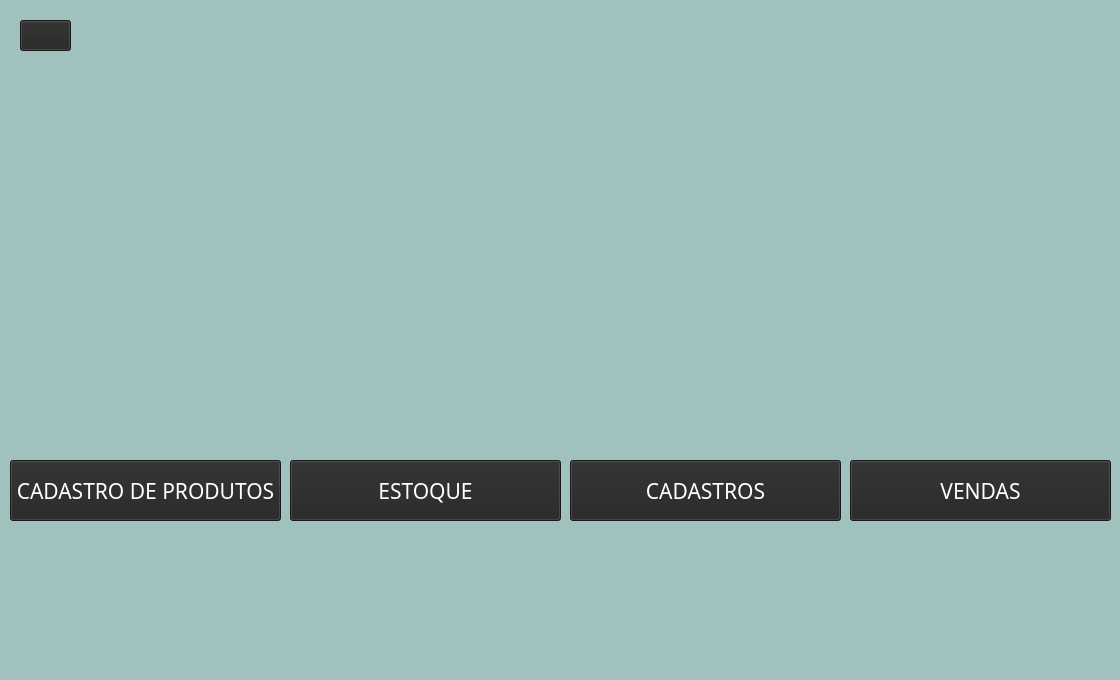
<?xml version="1.0" encoding="UTF-8"?>
<ui version="4.0">
 <class>MainWindow</class>
 <widget class="QMainWindow" name="MainWindow">
  <property name="geometry">
   <rect>
    <x>0</x>
    <y>0</y>
    <width>1120</width>
    <height>680</height>
   </rect>
  </property>
  <property name="windowTitle">
   <string>MainWindow</string>
  </property>
  <property name="styleSheet">
   <string notr="true">background-color: rgb(161, 193, 190);</string>
  </property>
  <widget class="QWidget" name="centralwidget">
   <widget class="QLabel" name="label">
    <property name="geometry">
     <rect>
      <x>280</x>
      <y>-140</y>
      <width>571</width>
      <height>561</height>
     </rect>
    </property>
    <property name="text">
     <string/>
    </property>
    <property name="pixmap">
     <pixmap>C:/Users/964742/Downloads/Meteoro_Calçados_Logo-removebg-preview.png</pixmap>
    </property>
    <property name="scaledContents">
     <bool>true</bool>
    </property>
   </widget>
   <widget class="QPushButton" name="bt_tela_cad">
    <property name="geometry">
     <rect>
      <x>10</x>
      <y>460</y>
      <width>271</width>
      <height>61</height>
     </rect>
    </property>
    <property name="font">
     <font>
      <family>Eras Demi ITC</family>
      <pointsize>16</pointsize>
     </font>
    </property>
    <property name="cursor">
     <cursorShape>PointingHandCursor</cursorShape>
    </property>
    <property name="mouseTracking">
     <bool>false</bool>
    </property>
    <property name="tabletTracking">
     <bool>false</bool>
    </property>
    <property name="styleSheet">
     <string notr="true">background-color: rgb(36, 36, 36);
color: rgb(255, 255, 255);</string>
    </property>
    <property name="text">
     <string>CADASTRO DE PRODUTOS</string>
    </property>
    <property name="autoDefault">
     <bool>false</bool>
    </property>
   </widget>
   <widget class="QPushButton" name="bt_telacadpessoas">
    <property name="geometry">
     <rect>
      <x>570</x>
      <y>460</y>
      <width>271</width>
      <height>61</height>
     </rect>
    </property>
    <property name="font">
     <font>
      <family>Eras Demi ITC</family>
      <pointsize>16</pointsize>
     </font>
    </property>
    <property name="cursor">
     <cursorShape>PointingHandCursor</cursorShape>
    </property>
    <property name="mouseTracking">
     <bool>false</bool>
    </property>
    <property name="tabletTracking">
     <bool>false</bool>
    </property>
    <property name="styleSheet">
     <string notr="true">background-color: rgb(36, 36, 36);
color: rgb(255, 255, 255);</string>
    </property>
    <property name="text">
     <string>CADASTROS</string>
    </property>
    <property name="autoDefault">
     <bool>false</bool>
    </property>
   </widget>
   <widget class="QPushButton" name="bt_estoque">
    <property name="geometry">
     <rect>
      <x>290</x>
      <y>460</y>
      <width>271</width>
      <height>61</height>
     </rect>
    </property>
    <property name="font">
     <font>
      <family>Eras Demi ITC</family>
      <pointsize>16</pointsize>
     </font>
    </property>
    <property name="cursor">
     <cursorShape>PointingHandCursor</cursorShape>
    </property>
    <property name="mouseTracking">
     <bool>false</bool>
    </property>
    <property name="tabletTracking">
     <bool>false</bool>
    </property>
    <property name="styleSheet">
     <string notr="true">background-color: rgb(36, 36, 36);
color: rgb(255, 255, 255);</string>
    </property>
    <property name="text">
     <string>ESTOQUE</string>
    </property>
    <property name="autoDefault">
     <bool>false</bool>
    </property>
   </widget>
   <widget class="QLabel" name="label_2">
    <property name="geometry">
     <rect>
      <x>80</x>
      <y>330</y>
      <width>121</width>
      <height>111</height>
     </rect>
    </property>
    <property name="text">
     <string/>
    </property>
    <property name="pixmap">
     <pixmap>4745448.png</pixmap>
    </property>
    <property name="scaledContents">
     <bool>true</bool>
    </property>
   </widget>
   <widget class="QLabel" name="label_3">
    <property name="geometry">
     <rect>
      <x>370</x>
      <y>320</y>
      <width>121</width>
      <height>111</height>
     </rect>
    </property>
    <property name="text">
     <string/>
    </property>
    <property name="pixmap">
     <pixmap>3176088.png</pixmap>
    </property>
    <property name="scaledContents">
     <bool>true</bool>
    </property>
   </widget>
   <widget class="QLabel" name="label_4">
    <property name="geometry">
     <rect>
      <x>670</x>
      <y>330</y>
      <width>121</width>
      <height>111</height>
     </rect>
    </property>
    <property name="text">
     <string/>
    </property>
    <property name="pixmap">
     <pixmap>753173.png</pixmap>
    </property>
    <property name="scaledContents">
     <bool>true</bool>
    </property>
   </widget>
   <widget class="QLabel" name="label_5">
    <property name="geometry">
     <rect>
      <x>310</x>
      <y>-90</y>
      <width>501</width>
      <height>461</height>
     </rect>
    </property>
    <property name="text">
     <string/>
    </property>
    <property name="pixmap">
     <pixmap>Meteoro_Calçados_Logo-removebg-preview.png</pixmap>
    </property>
    <property name="scaledContents">
     <bool>true</bool>
    </property>
   </widget>
   <widget class="QPushButton" name="bt_voltarinicial">
    <property name="geometry">
     <rect>
      <x>20</x>
      <y>20</y>
      <width>51</width>
      <height>31</height>
     </rect>
    </property>
    <property name="styleSheet">
     <string notr="true">color: rgb(255, 255, 255);
background-color: rgb(36, 36, 36);</string>
    </property>
    <property name="text">
     <string/>
    </property>
    <property name="icon">
     <iconset>
      <normaloff>pngtree-arrow-left-flat-white-color-icon-move-back-less-photo-picture-image_7920547-removebg-preview.png</normaloff>pngtree-arrow-left-flat-white-color-icon-move-back-less-photo-picture-image_7920547-removebg-preview.png</iconset>
    </property>
   </widget>
   <widget class="QPushButton" name="bt_vendas">
    <property name="geometry">
     <rect>
      <x>850</x>
      <y>460</y>
      <width>261</width>
      <height>61</height>
     </rect>
    </property>
    <property name="font">
     <font>
      <family>Eras Demi ITC</family>
      <pointsize>16</pointsize>
     </font>
    </property>
    <property name="cursor">
     <cursorShape>PointingHandCursor</cursorShape>
    </property>
    <property name="mouseTracking">
     <bool>false</bool>
    </property>
    <property name="tabletTracking">
     <bool>false</bool>
    </property>
    <property name="styleSheet">
     <string notr="true">background-color: rgb(36, 36, 36);
color: rgb(255, 255, 255);</string>
    </property>
    <property name="text">
     <string>VENDAS</string>
    </property>
    <property name="autoDefault">
     <bool>false</bool>
    </property>
   </widget>
   <widget class="QLabel" name="label_6">
    <property name="geometry">
     <rect>
      <x>880</x>
      <y>330</y>
      <width>151</width>
      <height>121</height>
     </rect>
    </property>
    <property name="text">
     <string/>
    </property>
    <property name="pixmap">
     <pixmap>carrinho.png</pixmap>
    </property>
    <property name="scaledContents">
     <bool>true</bool>
    </property>
    <property name="alignment">
     <set>Qt::AlignCenter</set>
    </property>
   </widget>
   <zorder>label</zorder>
   <zorder>bt_tela_cad</zorder>
   <zorder>bt_telacadpessoas</zorder>
   <zorder>bt_estoque</zorder>
   <zorder>label_5</zorder>
   <zorder>label_3</zorder>
   <zorder>label_2</zorder>
   <zorder>label_4</zorder>
   <zorder>bt_voltarinicial</zorder>
   <zorder>bt_vendas</zorder>
   <zorder>label_6</zorder>
  </widget>
  <widget class="QMenuBar" name="menubar">
   <property name="geometry">
    <rect>
     <x>0</x>
     <y>0</y>
     <width>1120</width>
     <height>21</height>
    </rect>
   </property>
  </widget>
  <widget class="QStatusBar" name="statusbar"/>
 </widget>
 <tabstops>
  <tabstop>bt_tela_cad</tabstop>
  <tabstop>bt_estoque</tabstop>
  <tabstop>bt_telacadpessoas</tabstop>
  <tabstop>bt_voltarinicial</tabstop>
 </tabstops>
 <resources/>
 <connections/>
</ui>
